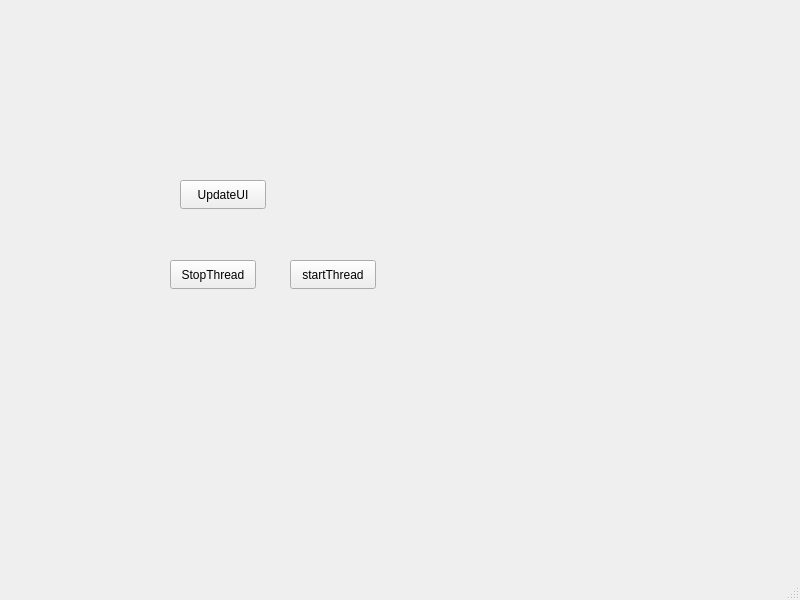
<?xml version="1.0" encoding="UTF-8"?>
<ui version="4.0">
 <class>MainWindow</class>
 <widget class="QMainWindow" name="MainWindow">
  <property name="geometry">
   <rect>
    <x>0</x>
    <y>0</y>
    <width>800</width>
    <height>600</height>
   </rect>
  </property>
  <property name="windowTitle">
   <string>MainWindow</string>
  </property>
  <widget class="QWidget" name="centralwidget">
   <widget class="QPushButton" name="pushButton">
    <property name="geometry">
     <rect>
      <x>180</x>
      <y>180</y>
      <width>86</width>
      <height>29</height>
     </rect>
    </property>
    <property name="text">
     <string>UpdateUI</string>
    </property>
   </widget>
   <widget class="QPushButton" name="stop">
    <property name="geometry">
     <rect>
      <x>170</x>
      <y>260</y>
      <width>86</width>
      <height>29</height>
     </rect>
    </property>
    <property name="text">
     <string>StopThread</string>
    </property>
   </widget>
   <widget class="QPushButton" name="start">
    <property name="geometry">
     <rect>
      <x>290</x>
      <y>260</y>
      <width>86</width>
      <height>29</height>
     </rect>
    </property>
    <property name="text">
     <string>startThread</string>
    </property>
   </widget>
  </widget>
  <widget class="QMenuBar" name="menubar">
   <property name="geometry">
    <rect>
     <x>0</x>
     <y>0</y>
     <width>800</width>
     <height>17</height>
    </rect>
   </property>
  </widget>
  <widget class="QStatusBar" name="statusbar"/>
 </widget>
 <resources/>
 <connections/>
</ui>
